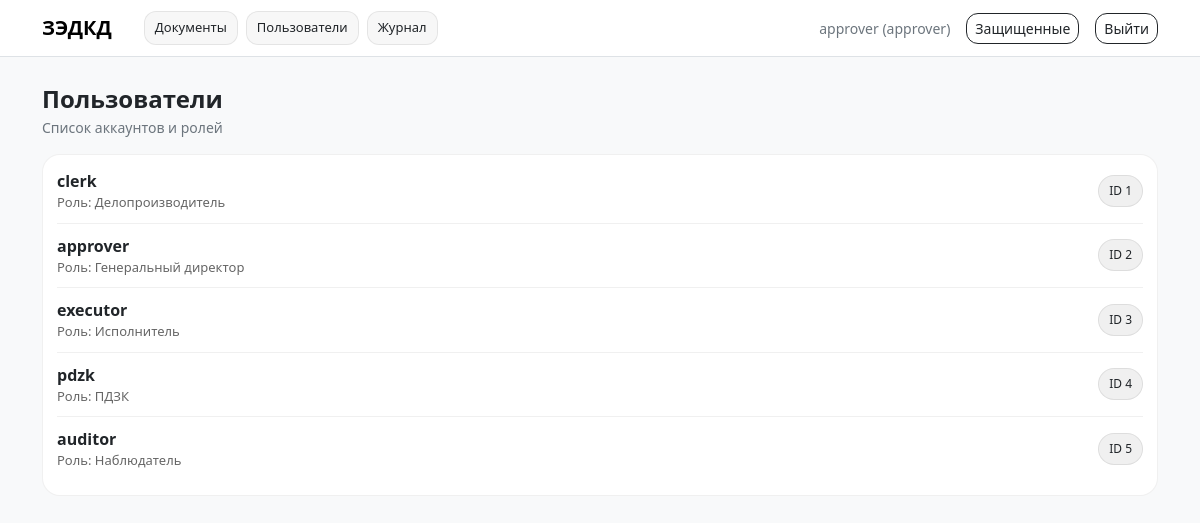
Screenshot of /users (signed in) with the database file from the repository.
### app/models.py (models this page shows, shortened)
class User(db.Model, UserMixin):
    id = db.Column(db.Integer, primary_key=True)
    username = db.Column(db.String(80), unique=True, nullable=False)
    password_hash = db.Column(db.String(200), nullable=False)
    role = db.Column(db.String(30), nullable=False, default=Role.CLERK)

### app/main.py (the view)
@main_bp.route("/users")
@login_required
@roles_required(Role.AUDITOR, Role.APPROVER)
def users():
    users_list = User.query.order_by(User.id.asc()).all()
    return render_template(
        "users.html",
        me=current_user,
        users=users_list,
        ROLE_TITLES=ROLE_TITLES,
    )

### app/models.py (called while the page is built)
@login_manager.user_loader
def load_user(user_id):
    return User.query.get(int(user_id))

### app/templates/users.html (shortened to what this page needs)
{% extends "base.html" %}
{% block content %}
<div class="d-flex align-items-center justify-content-between mb-3">
  <div>
    <div class="fw-semibold fs-4">Пользователи</div>
    <div class="text-secondary small">Список аккаунтов и ролей</div>
  </div>
</div>
<div class="u-card">
  {% if users and users|length > 0 %}
    {% for u in users %}
      <div class="u-row">
        <div>
          <div class="u-name">{{ u.username }}</div>
          <div class="u-muted">
            Роль: {{ ROLE_TITLES.get(u.role, u.role) }}
          </div>
        </div>
        <span class="u-badge">ID {{ u.id }}</span>
      </div>
    {% endfor %}
  {% else %}
    <div class="text-secondary">Пока пользователей нет.</div>
  {% endif %}
</div>
{% endblock %}

### app/templates/base.html (shortened to what this page needs)
<!doctype html>
<html lang="ru">
<head>
  <link href="https://cdn.jsdelivr.net/npm/bootstrap@5.3.3/dist/css/bootstrap.min.css" rel="stylesheet">
</head>
<body class="bg-light">
  <nav class="navbar navbar-expand-lg bg-white border-bottom">
    <div class="container">
      <div class="d-flex align-items-center gap-3">
        <span class="navbar-brand fw-semibold mb-0">ЗЭДКД</span>
        <div class="d-flex align-items-center gap-2">
          <a class="navbtn" href="{{ url_for('main.index') }}">Документы</a>
          <a class="navbtn" href="{{ url_for('main.users') }}">Пользователи</a>
          {% if me.role in ['auditor','approver'] %}
            <a class="navbtn" href="{{ url_for('main.journal') }}">Журнал</a>
          {% endif %}
        </div>
      </div>
      <div class="ms-auto d-flex align-items-center gap-3">
        <span class="text-secondary small">
          {{ me.username or me.login }} ({{ me.role }})
        </span>
        <a class="btn btn-outline-dark btn-sm btn-round" href="/secure/inbox">Защищенные</a>
        <a class="btn btn-outline-dark btn-sm btn-round" href="/logout">Выйти</a>
      </div>
    </div>
  </nav>
  <main class="container py-4">
    {% block content %}{% endblock %}
  </main>
</body>
</html>

### app/templates/base.html (style rules this page uses)
:root { --soft-bg: #f6f7fb; --card-radius: 18px; }
body { background: var(--soft-bg) !important; }
.btn-round { border-radius: 12px !important; }
.navbtn { border-radius: 12px; padding: 6px 10px; font-size: 13px; border: 1px solid rgba(0,0,0,.08); background: rgba(0,0,0,.03); text-decoration: none; color: inherit; }

### app/templates/users.html (style rules this page uses)
.u-card { border-radius: 18px; border: 1px solid rgba(0,0,0,.06); background: #fff; padding: 14px; }
.u-row { display:flex; justify-content:space-between; gap:12px; align-items:center; padding: 10px 0; border-top: 1px solid rgba(0,0,0,.06); }
.u-row:first-child { border-top: 0; padding-top: 0; }
.u-name { font-weight: 700; }
.u-muted { color:#666; font-size: 13px; }
.u-badge { padding: 6px 10px; border-radius: 999px; font-size: 12px; background: rgba(0,0,0,0.06); border: 1px solid rgba(0,0,0,0.08); white-space: nowrap; }

### rows the page displays
User: username "approver", role "approver", get "Генеральный директор", id "2"
User: username "clerk", get "Делопроизводитель", id "1"
User: username "executor", get "Исполнитель", id "3"
User: username "pdzk", get "ПДЗК", id "4"
User: username "auditor", get "Наблюдатель", id "5"
